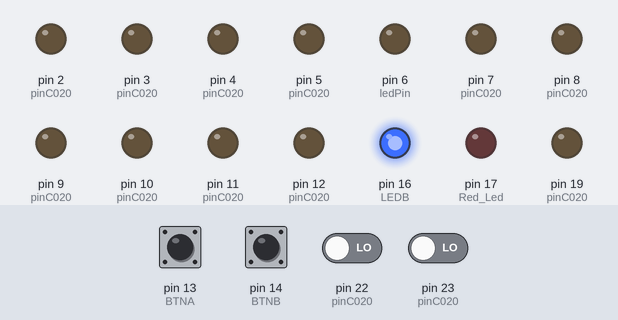
Bench run of a sketch on a simulated Arduino Uno, built with avr-gcc and run on an emulated ATmega328P. On the bench: output pins drawn as LEDs (lit = HIGH). Dashed ring = blinking. The test bench sets the inputs (shaded band); at power-on: pin 13 (BTNA), pin 14 (BTNB) HIGH, pin 22 (pinC020), pin 23 (pinC020) LOW. Pins used as bus, display or sensor lines are not drawn; what the sketch prints to the serial monitor is not drawn.

Above: at 1.2 s.
1.3 s: pin 13 (BTNA) pulled LOW for 0.15 s
At 2.75 s:
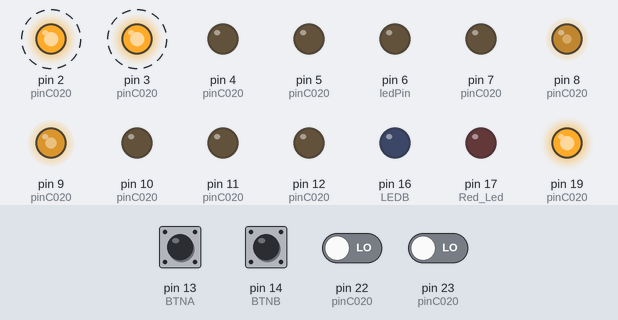
4.3 s: pin 13 (BTNA) pulled LOW for 1 s
At 6.05 s:
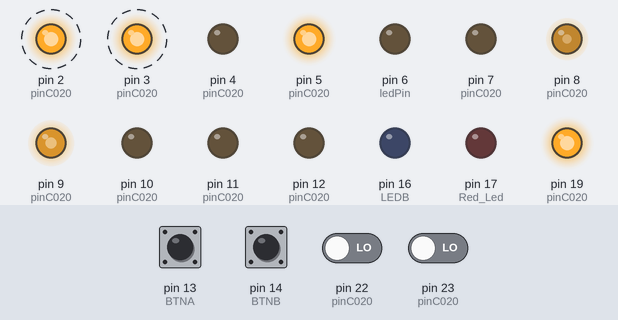
7.3 s: pin 13 (BTNA) pulled LOW for 0.15 s
At 11.02 s:
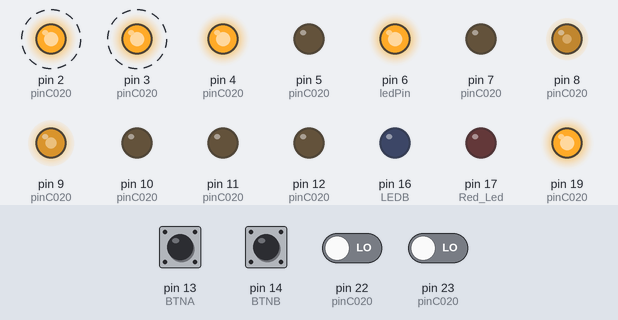
Timing chart, 0 to 22.2 s (numbered marks = the images above; inputs shaded):
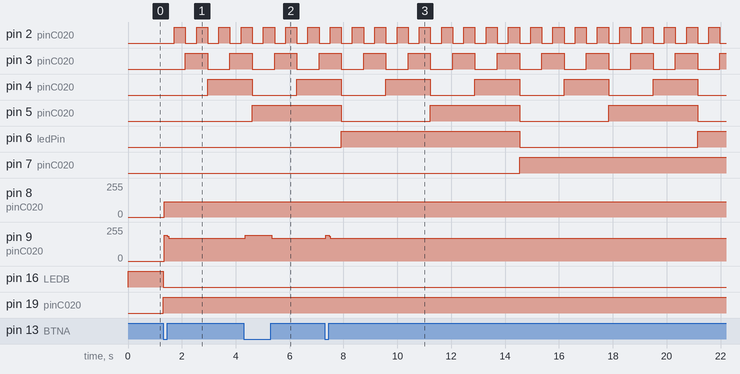

Measured:
- after the input at 1.3 s, pin 2 (pinC020): alternates HIGH for 0.41 s and LOW for 0.41 s, starting after 0.42 s; pin 3 (pinC020): LOW → HIGH after 0.83 s, → LOW 0.83 s later, → HIGH 0.83 s later; pin 4 (pinC020): LOW → HIGH after 1.7 s; pin 8 (pinC020): 0/255 → 116/255 after 0.05 s; pin 9 (pinC020): 0/255 → 192/255 after 0.05 s, → 172/255 0.12 s later
- after the input at 4.3 s, pin 9 (pinC020): 172/255 → 192/255 after 0.05 s, → 170/255 1.0 s later
- after the input at 7.3 s, pin 9 (pinC020): 170/255 → 194/255 after 0.05 s, → 170/255 0.12 s later
- by itself, pin 5 (pinC020): alternates HIGH for 3.3 s and LOW for 3.3 s

The sketch:

Teensy2EEPROM_0_1_4_A.ino
```cpp
#include <Bounce.h>

#define LEDB 16
#define LEDR 17

#define BTNA 13
#define BTNB 14

Bounce buttonA = Bounce(BTNA, 10);
Bounce buttonB = Bounce(BTNB, 10);  // 10 = 10 ms debounce time

const int ledPin = 6;

byte pinC020[]={12,10, 7, 4, 45,44,43,42,41,40,39,38,20,21,22, 0xFF,
                23,24,25,26,27,  8, 2, 9, 3, 1, 0, 5, 6,11,19, 0xFF};

#define eA18 pinC020[ 0]
#define eA17 pinC020[29]
#define eA16 pinC020[ 1]
#define eA15 pinC020[ 2]
#define eA14 pinC020[28]
#define eA13 pinC020[27]
#define eA12 pinC020[ 3]
#define eA11 pinC020[24]
#define eA10 pinC020[22]
#define eA09 pinC020[25]
#define eA08 pinC020[26]
#define eA07 pinC020[ 4]
#define eA06 pinC020[ 5]
#define eA05 pinC020[ 6]
#define eA04 pinC020[ 7]
#define eA03 pinC020[ 8]
#define eA02 pinC020[ 9]
#define eA01 pinC020[10]
#define eA00 pinC020[11]

#define eD7 pinC020[20]
#define eD6 pinC020[19]
#define eD5 pinC020[18]
#define eD4 pinC020[17]
#define eD3 pinC020[16]
#define eD2 pinC020[15]
#define eD1 pinC020[14]
#define eD0 pinC020[13]

#define eWE pinC020[30]
#define eOE pinC020[23]
#define eCE pinC020[21]

byte pinA[19]={eA00,eA01,eA02,eA03,eA04,eA05,eA06,eA07,eA08,eA09,eA10,eA11,eA12,eA13,eA14,eA15,eA16,eA17,eA18};
byte pinD[8] ={eD0,eD1,eD2,eD3,eD4,eD5,eD6,eD7};

void setup()
{
  Serial.begin(115200);

  pinMode(13,INPUT_PULLUP); // BTN A
  pinMode(14,INPUT_PULLUP); // BTN B

  pinMode(16,OUTPUT); // Blue Led
  pinMode(17,OUTPUT); // Red Led

  pinMode(eWE,OUTPUT);
  pinMode(eOE,OUTPUT);
  pinMode(eCE,OUTPUT);

  for (int i=0;i<19;i++)
  {
    pinMode(pinA[i],OUTPUT);
  }

  for (int i=0;i<8;i++)
  {
    pinMode(pinD[i],INPUT);
  }

}

unsigned long addr = 0;
boolean newaddr = true;

void loop()
{
  digitalWrite(LEDB,HIGH);

  Serial.println("Ready...");

  do
  {
    buttonA.update();
    buttonB.update();
  } while (digitalRead(BTNA) == HIGH);

  digitalWrite(LEDB,LOW);

  byte c;
  long r = 0;

  Serial.println();
  Serial.println("      00 01 02 03 04 05 06 07 08 09 0A 0B 0C 0D 0E 0F");
  Serial.println("      -----------------------------------------------");

  for (r=0;r < (0x2000-1);r++)
  {
    if (r < 0x10) Serial.print("0");
    if (r < 0x100) Serial.print("0");
    if (r < 0x1000) Serial.print("0");

    Serial.print(r,HEX); Serial.print(") ");

    char sixteen[16];

    for (c=0;c < 0x10;c++)
    {
      addr = c + r * 0x10;

      digitalWrite(eCE, HIGH);
      digitalWrite(eWE, HIGH);
      digitalWrite(eOE, HIGH);

      for(int i = 0; i < 18;i++)
      {
        byte adrspin = pinA[i];
        byte adrsvlu = 1 & ( addr >> i);
        digitalWrite(adrspin, adrsvlu);
      }

      digitalWrite(eCE, LOW);
      digitalWrite(eOE, LOW);

      delayMicroseconds(1); // AT29C020 150 ns

      byte value = PINB;

      if (value >= 32)
      {
        sixteen[c] = char(value);
      }
      else
      {
        sixteen[c] = '.'; // unpritable Chars
      }

      if (value < 0x10) Serial.print("0");

      Serial.print(value,HEX); Serial.print(" ");

      digitalWrite(eOE, HIGH);

    }

    Serial.print(" |  ");

    for (c=0;c < 0x10;c++)
    {
      Serial.print(sixteen[c]);
      //Serial.print(" ");
    }

    Serial.println();
  }

  Serial.println();

  digitalWrite(eCE, HIGH);

  do
  {
    buttonA.update();
    buttonB.update();
  } while (digitalRead(BTNA) == LOW);
}
```
